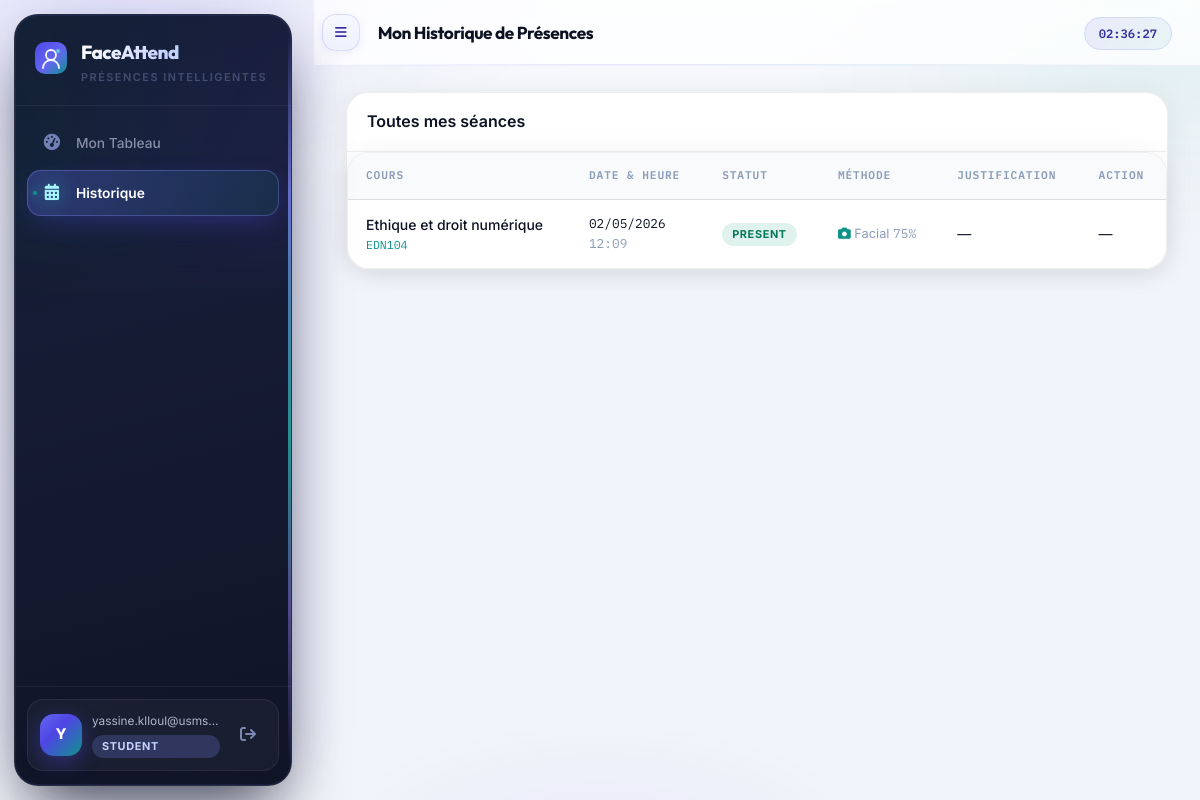
Page /student/history (signed in) on the earlier database version.
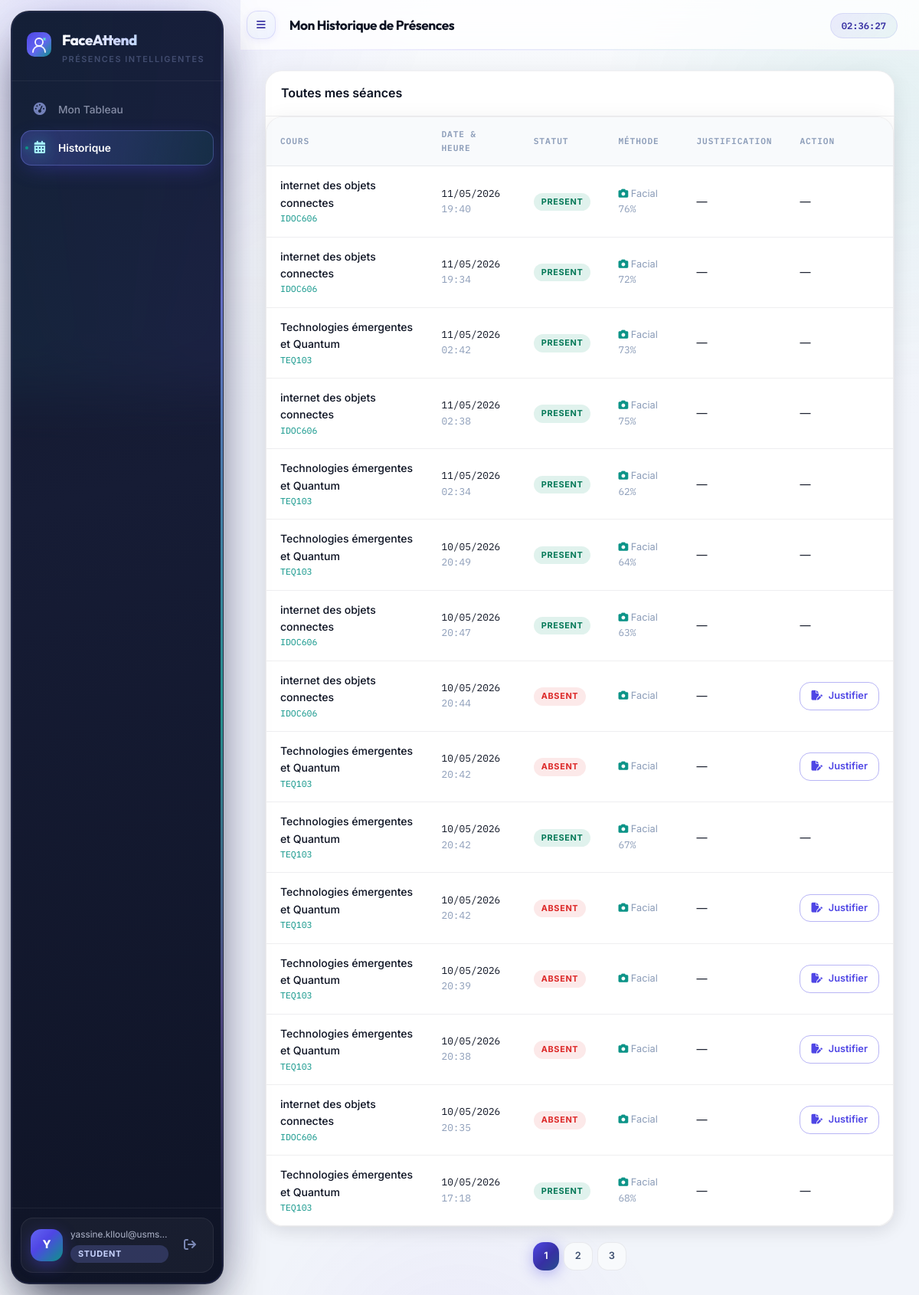
Same page on the later database version.
### app/models/__init__.py (models this page shows, shortened)
class Attendance(db.Model):
    __tablename__ = "attendances"
    ___table_args__ = (
    db.UniqueConstraint("session_id", "student_id"),
    db.Index("ix_att_session_id", "session_id"),
    db.Index("ix_att_student_id", "student_id"),
    db.Index("ix_att_status",     "status"),
)
    id           = db.Column(db.Integer, primary_key=True)
    session_id   = db.Column(db.Integer, db.ForeignKey("sessions.id"))
    student_id   = db.Column(db.Integer, db.ForeignKey("students.id"))
    status       = db.Column(db.Enum(AttendanceStatus), default=AttendanceStatus.ABSENT)
    detected_at  = db.Column(db.DateTime)
    confidence   = db.Column(db.Float)         # Score de similarité faciale
    method       = db.Column(db.String(20), default="face")  # face | manual
    session = db.relationship("Session",  back_populates="attendances")
    student = db.relationship("Student",  back_populates="attendances")
    justification = db.relationship("Justification", back_populates="attendance", uselist=False)

class Course(db.Model):
    __tablename__ = "courses"
    id          = db.Column(db.Integer, primary_key=True)
    teacher_id  = db.Column(db.Integer, db.ForeignKey("teachers.id"))
    name        = db.Column(db.String(150), nullable=False)
    code        = db.Column(db.String(20), unique=True, nullable=False)
    description = db.Column(db.Text)
    credits     = db.Column(db.Integer, default=3)
    room        = db.Column(db.String(50))
    is_active   = db.Column(db.Boolean, default=True)
    teacher     = db.relationship("Teacher", back_populates="courses")
    sessions    = db.relationship("Session", back_populates="course", lazy="dynamic")
    enrollments = db.relationship("Enrollment", back_populates="course", lazy="dynamic")

class Session(db.Model):
    __tablename__ = "sessions"
    id           = db.Column(db.Integer, primary_key=True)
    course_id    = db.Column(db.Integer, db.ForeignKey("courses.id"))
    started_at   = db.Column(db.DateTime, nullable=False)
    ended_at     = db.Column(db.DateTime)
    room         = db.Column(db.String(50))
    is_closed    = db.Column(db.Boolean, default=False)
    late_threshold_minutes = db.Column(db.Integer, default=15)
    course      = db.relationship("Course", back_populates="sessions")
    attendances = db.relationship("Attendance", back_populates="session", lazy="dynamic")

### app/api/student.py (the view)
@student_bp.route("/history")
@student_required
def history():
    student    = Student.query.filter_by(user_id=current_user.id).first_or_404()
    page       = request.args.get("page", 1, type=int)
    course_id  = request.args.get("course_id", type=int)
    query      = Attendance.query.filter_by(student_id=student.id)
    if course_id:
        from app.models import Session
        query = query.join(Session).filter(Session.course_id == course_id)
    pagination = query.order_by(Attendance.id.desc()).paginate(page=page, per_page=15)
    return render_template("student/history.html",
                           student=student, pagination=pagination)

### app/api/student.py (called while the page is built)
def student_required(f):
    @wraps(f)
    @login_required
    def decorated(*args, **kwargs):
        if current_user.role not in (RoleEnum.STUDENT, RoleEnum.ADMIN):
            flash("Accès étudiants uniquement.", "danger")
            return redirect(url_for("auth.login"))
        return f(*args, **kwargs)
    return decorated

### frontend/templates/student/history.html (shortened to what this page needs)
{% extends "base.html" %}
{% block page_title %}Mon Historique de Présences{% endblock %}
{% block content %}
<div class="card" style="padding:0">
  <div style="padding:16px 20px;border-bottom:1px solid var(--border-2)">
    <span style="font-weight:600">Toutes mes séances</span>
  </div>
  <div class="table-wrap">
    <table>
      <thead>
        <tr><th>Cours</th><th>Date & heure</th><th>Statut</th><th>Méthode</th><th>Justification</th><th>Action</th></tr>
      </thead>
      <tbody>
        {% for att in pagination.items %}
        <tr>
          <td>
            <div style="font-weight:500;font-size:.875rem">{{ att.session.course.name }}</div>
            <div style="font-family:var(--font-mono);font-size:.72rem;color:var(--accent-2)">{{ att.session.course.code }}</div>
          </td>
          <td style="font-family:var(--font-mono);font-size:.8rem">
            {{ att.session.started_at.strftime('%d/%m/%Y') }}<br>
            <span style="color:var(--text-3)">{{ att.session.started_at.strftime('%H:%M') }}</span>
          </td>
          <td><span class="badge badge--{{ att.status.value }}">{{ att.status.value|capitalize }}</span></td>
          <td style="color:var(--text-3);font-size:.8rem">
            {% if att.method == 'face' %}
              <i class="fas fa-camera" style="color:var(--accent-2)"></i> Facial
              {% if att.confidence %}<span style="font-family:var(--font-mono)"> {{ (att.confidence*100)|round|int }}%</span>{% endif %}
            {% elif att.method == 'manual' %}
              <i class="fas fa-pen"></i> Manuel
            {% else %}—{% endif %}
          </td>
          <td>
            {% if att.justification %}
              <span class="badge badge--{% if att.justification.status.value == 'approved' %}present{% elif att.justification.status.value == 'rejected' %}absent{% else %}teacher{% endif %}">
                {{ att.justification.status.value|capitalize }}
              </span>
            {% else %}—{% endif %}
          </td>
          <td>
            {% if att.status.value == 'absent' and not att.justification %}
            <a href="{{ url_for('student.justify', attendance_id=att.id) }}" class="btn btn--sm btn--outline">
              <i class="fas fa-file-pen"></i> Justifier
            </a>
            {% else %}—{% endif %}
          </td>
        </tr>
        {% else %}
        <tr><td colspan="6" style="text-align:center;color:var(--text-3);padding:40px">Aucune séance.</td></tr>
        {% endfor %}
      </tbody>
    </table>
  </div>
</div>
{% if pagination.pages > 1 %}
<div style="display:flex;justify-content:center;gap:6px;margin-top:20px">
  {% for page_num in pagination.iter_pages() %}
    {% if page_num %}
      <a href="?page={{ page_num }}" class="btn btn--sm {% if page_num == pagination.page %}btn--primary{% else %}btn--ghost{% endif %}">{{ page_num }}</a>
    {% else %}
      <span style="color:var(--text-3);padding:6px">…</span>
    {% endif %}
  {% endfor %}
</div>
{% endif %}
{% endblock %}

Differences in the rows shown:
no longer on this page (row unchanged): Attendance: session.course.name "Ethique et droit numérique", session.course.code "EDN104", session.started_at "02/05/2026", session.started_at "12:09", status.value "PRESENT", (att.confidence*100)|round|int "75"
added Attendance: session.course.name "internet des objets connectes", session.course.code "IDOC606", session.started_at "11/05/2026", session.started_at "19:40", status.value "PRESENT", (att.confidence*100)|round|int "76"
added Attendance: session.course.name "internet des objets connectes", session.course.code "IDOC606", session.started_at "11/05/2026", session.started_at "19:34", status.value "PRESENT", (att.confidence*100)|round|int "72"
added Attendance: session.course.name "Technologies émergentes et Quantum", session.course.code "TEQ103", session.started_at "11/05/2026", session.started_at "02:42", status.value "PRESENT", (att.confidence*100)|round|int "73"
added Attendance: session.course.name "internet des objets connectes", session.course.code "IDOC606", session.started_at "11/05/2026", session.started_at "02:38", status.value "PRESENT", (att.confidence*100)|round|int "75"
added Attendance: session.course.name "Technologies émergentes et Quantum", session.course.code "TEQ103", session.started_at "11/05/2026", session.started_at "02:34", status.value "PRESENT", (att.confidence*100)|round|int "62"
added Attendance: session.course.name "Technologies émergentes et Quantum", session.course.code "TEQ103", session.started_at "10/05/2026", session.started_at "20:49", status.value "PRESENT", (att.confidence*100)|round|int "64"
added Attendance: session.course.name "internet des objets connectes", session.course.code "IDOC606", session.started_at "10/05/2026", session.started_at "20:47", status.value "PRESENT", (att.confidence*100)|round|int "63"
added Attendance: session.course.name "internet des objets connectes", session.course.code "IDOC606", session.started_at "10/05/2026", session.started_at "20:44", status.value "ABSENT", method "face" (drawn)
added Attendance: session.course.name "Technologies émergentes et Quantum", session.course.code "TEQ103", session.started_at "10/05/2026", session.started_at "20:42", status.value "ABSENT", method "face" (drawn)
added Attendance: session.course.name "Technologies émergentes et Quantum", session.course.code "TEQ103", session.started_at "10/05/2026", session.started_at "20:42", status.value "PRESENT", (att.confidence*100)|round|int "67"
added Attendance: session.course.name "Technologies émergentes et Quantum", session.course.code "TEQ103", session.started_at "10/05/2026", session.started_at "20:42", status.value "ABSENT", method "face" (drawn)
added Attendance: session.course.name "Technologies émergentes et Quantum", session.course.code "TEQ103", session.started_at "10/05/2026", session.started_at "20:39", status.value "ABSENT", method "face" (drawn)
added Attendance: session.course.name "Technologies émergentes et Quantum", session.course.code "TEQ103", session.started_at "10/05/2026", session.started_at "20:38", status.value "ABSENT", method "face" (drawn)
added Attendance: session.course.name "internet des objets connectes", session.course.code "IDOC606", session.started_at "10/05/2026", session.started_at "20:35", status.value "ABSENT", method "face" (drawn)
added Attendance: session.course.name "Technologies émergentes et Quantum", session.course.code "TEQ103", session.started_at "10/05/2026", session.started_at "17:18", status.value "PRESENT", (att.confidence*100)|round|int "68"
Other differences:
new list line: "1"
new list line: "2"
new list line: "3"
